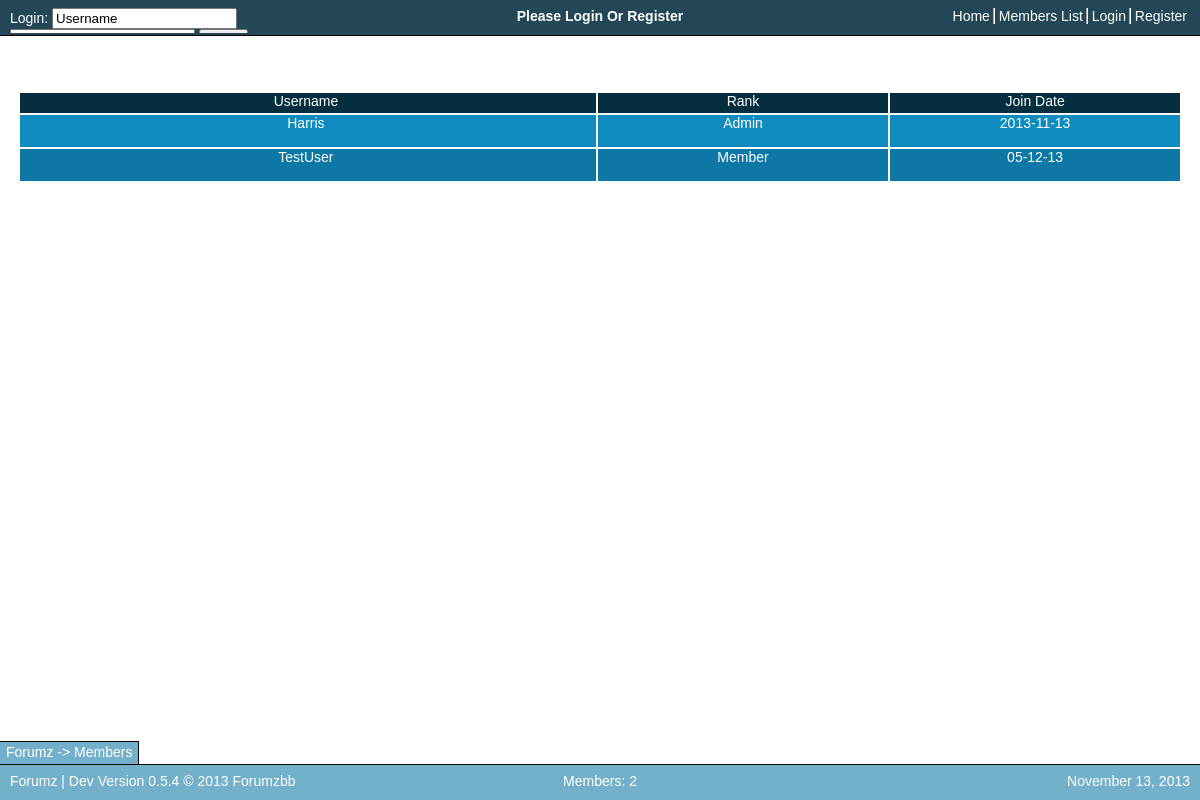
The page /membersList/ on the database its author committed.
### tables this page shows
CREATE TABLE `forumzDev_navBar` (
  `navItemName` text NOT NULL,
  `navItemLink` text NOT NULL,
  `navItemOrder` text NOT NULL,
  `navItemDisplay` text NOT NULL
);

CREATE TABLE `forumzDev_accounts` (
  `actID` text NOT NULL,
  `username` text NOT NULL,
  `password` text NOT NULL,
  `email` text NOT NULL,
  `actStatus` int(11) NOT NULL COMMENT '0=active, 1=waitingEmailVerification, 2=waitingAdminVerification, 3=banned',
  `rankID` int(11) NOT NULL,
  `joinDate` text NOT NULL,
  `joinIP` text NOT NULL,
  `lastLogin` text NOT NULL,
  `lastLoginIP` text NOT NULL
);

CREATE TABLE `forumzDev_siteSettings` (
  `settingsProfile` text NOT NULL,
  `siteVersion` text NOT NULL,
  `siteName` text NOT NULL,
  `siteMotd` text NOT NULL,
  `siteSlogan` text NOT NULL,
  `defaultTheme` text NOT NULL,
  `siteDisabled` text NOT NULL,
  `reqLogin` text NOT NULL,
  `verifyRegisterEmail` text NOT NULL,
  `verifyRegisterAdmin` text NOT NULL,
  `htmlAllowed` text NOT NULL,
  `blogEntriesPerPage` int(11) NOT NULL
);

CREATE TABLE `forumzDev_pages` (
  `pageURL` text NOT NULL,
  `idDependant` text NOT NULL,
  `displayFile` text NOT NULL,
  `falseDisplayFile` text NOT NULL,
  `functionCall` text NOT NULL,
  `pageName` text NOT NULL,
  `breadcrumbTitle` text NOT NULL,
  `trueMsg` text NOT NULL,
  `falseMsg` text NOT NULL,
  `requireLogin` text NOT NULL,
  `siteRequireLoginApplies` text NOT NULL,
  `requirePermission` text NOT NULL,
  `requireFormSubmitted` text NOT NULL,
  `customPage` text NOT NULL
);

### index.php (called while the page is built, shortened)
<?php
$mysqliServer = $_ENV['DATABASE_SERVER'];
$mysqliUser = "db166640_forumz";
$mysqliPass = "forumzbb";
$mysqliDatabase = "db166640_forumzDev";
$con = @mysqli_connect($mysqliServer, $mysqliUser, $mysqliPass, $mysqliDatabase) or die ("Site Not Setup");
require_once('loadSiteSettings.php');
loadSiteSettings();
$userData=$_SESSION['userData'];
if($userData['rankID']=="") {
	$userData['rankID']="0";
	$userData['loggedIn']=false;
}
if($userData['siteTheme']=="") {
	$userData['siteTheme']="SkyBlue";
}
displayWebsite();
?>

### loadSiteSettings.php (called while the page is built, shortened)
<?php
function loadSiteSettings() {
	$sql = "SELECT * FROM siteSettings WHERE settingsProfile='1'";
	$result = dbQuery($sql) or die ("Query failed: getSiteSettings");
	$setting=mysqli_fetch_array($result);
	global $siteSettings;
	if($setting['siteDisabled']!="") {
		$siteSettings['siteDisabled']=true;
		$siteSettings['disabledMessage']=$setting['siteDisabled'];
	} else { $siteSettings['siteDisabled']=false; }
	$siteSettings['siteName'] = $setting['siteName'];
	$siteSettings['siteMotd'] = $setting['siteMotd'];
	$siteSettings['siteSlogan'] = $setting['siteSlogan'];
	$siteSettings['defaultTheme'] = $setting['defaultTheme'];
	$siteSettings['blogEntriesPerPage'] = $setting['blogEntriesPerPage'];
	if($setting['reqLogin']=="true") {
		$siteSettings['reqLogin'] = true;
	} else { $siteSettings['reqLogin'] = false; }
	if($setting['verifyRegisterEmail']=="true") {
		$siteSettings['verifyRegisterEmail'] = true;
	} else { $siteSettings['verifyRegisterEmail'] = false; }
	if($setting['verifyRegisterAdmin']=="true") {
		$siteSettings['verifyRegisterAdmin'] = true;
	} else { $siteSettings['verifyRegisterAdmin'] = false; }
	if($setting['htmlAllowed']=="true") {
		$siteSettings['htmlAllowed'] = true;
	} else { $siteSettings['htmlAllowed'] = false; }
	if($setting['siteVersion']!="") {
		$siteSettings['siteVersion']=$setting['siteVersion'];
		$siteSettings['siteVersionAddress']=$setting['siteVersion']."/";
	}
}
function dbQuery($sql) {
	global $con, $sqlQueries;
	$tableTitle=session_name();
	$tableTitle_from="FROM ".$tableTitle."_";
	$tableTitle_upd="UPDATE ".$tableTitle."_";
	$tableTitle_inst="INSERT INTO ".$tableTitle."_";
	$sql = str_replace("FROM ",$tableTitle_from,$sql);
	$sql = str_replace("UPDATE ",$tableTitle_upd,$sql);
	$sql = str_replace("INSERT INTO ",$tableTitle_inst,$sql);
	return mysqli_query($con, $sql);
}
?>

### 0-5-4/Functions/forumz.account.php (called while the page is built, shortened)
<?php
function setAccountToDefault() {
	global $userData;
	$userData['username']="Anonymous";
	$userData['loggedIn']=false;
	$userData['actID']="Anonymous";
	$userData['rankID']=0;
	$userData['email']="-";
}
?>

### 0-5-4/Functions/forumz.ranking.php (called while the page is built, shortened)
<?php
function setUserPrivileges() {
	global $userData;
	$userRank=$userData['rankID'];
	$sql = "SELECT * FROM ranks WHERE rankID='$userRank'";
	$result = dbQuery($sql) or die ("Query failed: setUserPrivileges");
	$userData['permissions']=mysqli_fetch_array($result);
}
?>

### 0-5-4/Themes/SkyBlue/viewMembersList.php (called while the page is built, shortened)
<?php
display('viewHeader');
displayMembersList();
?>

### 0-5-4/Functions/forumz.breadcrumbs.php (the view, shortened to what this page needs)
<?php
function getNumBreadcrumbs() {
	global $breadcrumbs;
	return count($breadcrumbs);
}
function addBreadcrumb($newBreadcrumbName, $newBreadcrumbLink) {
	global $breadcrumbs, $siteSettings;
	$newBreadcrumb='<a href="'.$siteSettings['siteURLShort'].$newBreadcrumbLink.'">'.$newBreadcrumbName.'</a>';
	if(!isset($breadcrumbs)) {
		$breadcrumbs=array($newBreadcrumb);
	} else {
		array_push($breadcrumbs, $newBreadcrumb);
	}
}
?>

### 0-5-4/Functions/forumz.references.php (shortened to what this page needs)
<?php
function isLoggedIn() {
	global $userData;
	return $userData['loggedIn'];
}
function display($fileName) {
	global $siteSettings, $userData;
	$themeToDisp = $siteSettings['defaultTheme'];
	require_once($siteSettings['siteVersionAddress'].'Themes/'.$themeToDisp.'/'.$fileName.'.php');
}
function viewHTML($HTMLtxt) {
	echo "	".$HTMLtxt."\n";
}
?>

### 0-5-4/Functions/forumz.settings.php (shortened to what this page needs)
<?php
function setupSiteURLs() {
	global $siteSettings;
	$siteSettings['siteURLShort']="/";
	$siteSettings['siteURLLong']="http://".$_SERVER['SERVER_NAME'].$siteSettings['siteURLShort'];
}
function displayNavBar() {
	global $siteSettings;
	if(isLoggedIn()) {
		$sql="SELECT * FROM navBar WHERE navItemDisplay='loggedIn' ORDER BY navItemOrder";
	} else {
		$sql="SELECT * FROM navBar WHERE navItemDisplay='loggedOut' ORDER BY navItemOrder";
	}
	$result = dbQuery($sql) or die ("Query failed: displayNavBar");
	while($navItem = mysqli_fetch_array($result)) {
		$navLink = $siteSettings['siteURLShort'].$navItem['navItemLink']."/";
		displayNavItem($navLink,$navItem['navItemName']);
	}
}
?>

### 0-5-4/Functions/forumz.members.php (shortened to what this page needs)
<?php
function getListActiveMembers() {
	$sql = "SELECT * FROM accounts WHERE actStatus='0' ORDER BY username";
	$result = dbQuery($sql) or die ("Query failed: getListActiveMembers");
	return $result;
}
function getRankName($rankID) {
	global $rankNameList;
	if(isset($rankNameList[$rankID])) {
		return $rankNameList[$rankID];
	} else {
		$sql = "SELECT * FROM ranks WHERE rankID='$rankID'";
		$result = dbQuery($sql) or die ("Query failed: getRankName");
		$resultArray=mysqli_fetch_array($result);
		if($resultArray['rankName']!="") {
			return $resultArray['rankName'];
		} else {
			$rankNameList[$rankID]="Error: Unknown Rank";
			return "Error: Unknown Rank";
		}
	}
}
function displayMembersList() {
	$rowID=1;
	$activeMembers=getListActiveMembers();
	while($member = mysqli_fetch_array($activeMembers)) {
		displayMembersListRow($member['username'], getRankName($member['rankID']), $member['joinDate'], $member['actID'], $rowID, hasPermissionToEditRank($member['rankID']));
		$rowID++;
	}
}
?>

### 0-5-4/Themes/Defaults/breadcrumbs.php
<?php
function viewBreadcrumbs() {
	$numBreadcrumbs=getNumBreadcrumbs();
	for($i=0;$i<$numBreadcrumbs;$i++) {
		if($i==0) {
			viewHTML(getBreadcrumb($i));
		} else {
			viewHTML(" -> ".getBreadcrumb($i));
		}
	}
}
?>

### 0-5-4/Themes/SkyBlue/SkyBlue.css (style rules this page uses)
html, body { background-color: #FFFFFF; font-family: Arial, Helvetica, sans-serif; color: #FFFFFF; font-size: 14px; padding-top: 35px; padding-bottom: 35px; text-align: center; }
a { text-decoration: none; color: #FFFFFF; }
.headFootLeftSide { text-align: left; float: left; width: 30%; overflow: hidden; padding-left: 10px; height: 25px; padding-top: 8px; }
.singleLineLoginField { display: inline; }
.navItemLink { border-right: 2px groove #FFFFFF; padding-right: 3px; }
.navItemLink:last-child { border-right: none; }
.headFootCenter { text-align: center; float: center; overflow: hidden; height: 25px; padding-top: 8px; margin-left: 10px; margin-right: 10px; }
.headFootRightSide { text-align: right; float: right; width: 30%; overflow: hidden; padding-right: 10px; height: 25px; padding-top: 8px; }
.FullWidthTableHead { width: 98%; margin-left: auto; margin-right: auto; margin-top: 15px; height: 20px; color: #FFFFFF; background-color: #FFFFFF; overflow: hidden; text-align: center; }
.FullWidthTableRow { width: 98%; margin-left: auto; margin-right: auto; height: 34px; color: #FFFFFF; background-color: #FFFFFF; overflow: hidden; text-align: center; }
.TableHeadColumn { float: left; height: 100%; background-color: #052E3F; margin-left: 2px; }
.TableRowColumn { float: left; height: 100%; margin-left: 2px; margin-top: 2px; }
.FullWidthTableRow:nth-child(odd) .TableRowColumn, .FullWidthPostRow:nth-child(4n+2) { background-color: #0F8BBF; }
.FullWidthTableRow:nth-child(even) .TableRowColumn, .FullWidthPostRow:nth-child(4n+0) { background-color: #0D78A5; }
.TableHeadColumn:first-child, .TableRowColumn:first-child { margin-left: -4px; }
.membersListColumn1 { width: 50%; }
.membersListColumn2 { width: 25%; }
.membersListColumn3 { width: 25%; }

### rows shown on the page
forumzdev_navbar: HTMLtxt "Home"
forumzdev_navbar: HTMLtxt "Members List"
forumzdev_navbar: HTMLtxt "Login"
forumzdev_navbar: HTMLtxt "Register"
forumzdev_accounts: HTMLtxt "Harris Admin 2013-11-13"
forumzdev_accounts: HTMLtxt "TestUser Member 05-12-13"
forumzdev_sitesettings: siteName "Forumz"
forumzdev_pages: breadcrumbTitle "Members"

### other values the page prints
$HTMLtxt "Login: Please Login Or Register Username Rank Join Date Forumz | Dev Version 0.5.4 © 2013 Forumzbb November 13, 2013 Members: 2"
$HTMLtxt "->"
